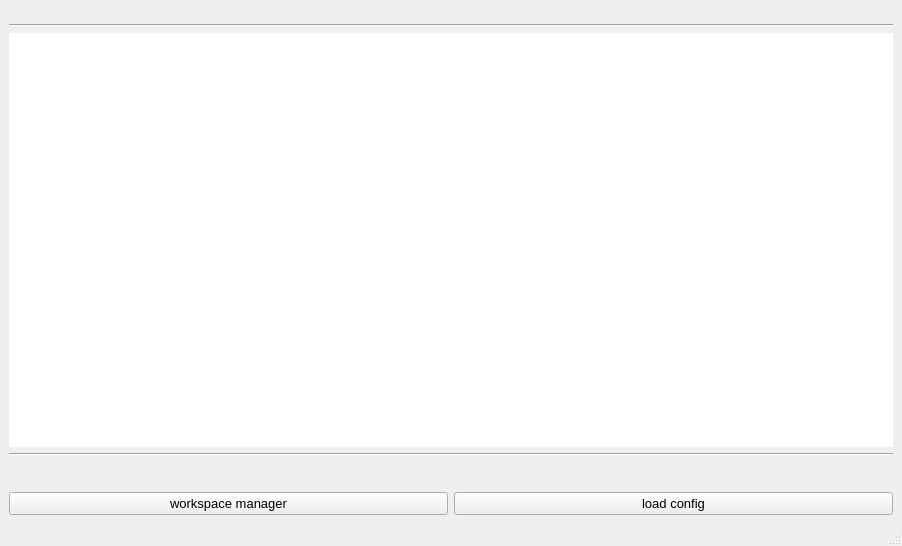
<?xml version="1.0" encoding="UTF-8"?>
<ui version="4.0">
 <class>MainWindow</class>
 <widget class="QMainWindow" name="MainWindow">
  <property name="geometry">
   <rect>
    <x>0</x>
    <y>0</y>
    <width>902</width>
    <height>546</height>
   </rect>
  </property>
  <property name="windowTitle">
   <string>Agent*Reactor Config Selector</string>
  </property>
  <property name="styleSheet">
   <string notr="true">background-color: rgb(238, 238, 238);
selection-background-color: @selectionbg;
selection-color: #000000;</string>
  </property>
  <widget class="QWidget" name="centralwidget">
   <layout class="QGridLayout" name="gridLayout">
    <item row="1" column="0">
     <layout class="QVBoxLayout" name="verticalLayout">
      <item>
       <widget class="Line" name="line_2">
        <property name="orientation">
         <enum>Qt::Horizontal</enum>
        </property>
       </widget>
      </item>
      <item>
       <layout class="QHBoxLayout" name="horizontalLayout">
        <property name="topMargin">
         <number>30</number>
        </property>
        <item>
         <widget class="QPushButton" name="pushButton">
          <property name="font">
           <font>
            <pointsize>10</pointsize>
           </font>
          </property>
          <property name="text">
           <string>workspace manager</string>
          </property>
          <property name="flat">
           <bool>false</bool>
          </property>
         </widget>
        </item>
        <item>
         <widget class="QPushButton" name="pushButton_2">
          <property name="font">
           <font>
            <pointsize>10</pointsize>
           </font>
          </property>
          <property name="text">
           <string>load config</string>
          </property>
          <property name="default">
           <bool>false</bool>
          </property>
          <property name="flat">
           <bool>false</bool>
          </property>
         </widget>
        </item>
       </layout>
      </item>
     </layout>
    </item>
    <item row="0" column="0">
     <layout class="QVBoxLayout" name="verticalLayout_2">
      <property name="topMargin">
       <number>15</number>
      </property>
      <item>
       <widget class="Line" name="line">
        <property name="orientation">
         <enum>Qt::Horizontal</enum>
        </property>
       </widget>
      </item>
      <item>
       <widget class="QListWidget" name="listWidget">
        <property name="font">
         <font>
          <family>GE Inspira</family>
          <pointsize>11</pointsize>
          <underline>false</underline>
         </font>
        </property>
        <property name="styleSheet">
         <string notr="true">alternate-background-color: rgb(210, 210, 210);</string>
        </property>
        <property name="frameShape">
         <enum>QFrame::NoFrame</enum>
        </property>
        <property name="frameShadow">
         <enum>QFrame::Plain</enum>
        </property>
        <property name="tabKeyNavigation">
         <bool>true</bool>
        </property>
        <property name="alternatingRowColors">
         <bool>true</bool>
        </property>
        <property name="resizeMode">
         <enum>QListView::Fixed</enum>
        </property>
        <property name="spacing">
         <number>24</number>
        </property>
        <property name="gridSize">
         <size>
          <width>24</width>
          <height>24</height>
         </size>
        </property>
        <property name="itemAlignment">
         <set>Qt::AlignLeading|Qt::AlignLeft|Qt::AlignVCenter</set>
        </property>
        <property name="sortingEnabled">
         <bool>true</bool>
        </property>
       </widget>
      </item>
     </layout>
    </item>
   </layout>
  </widget>
  <widget class="QMenuBar" name="menubar">
   <property name="geometry">
    <rect>
     <x>0</x>
     <y>0</y>
     <width>902</width>
     <height>22</height>
    </rect>
   </property>
  </widget>
  <widget class="QStatusBar" name="statusbar"/>
 </widget>
 <resources/>
 <connections/>
</ui>
